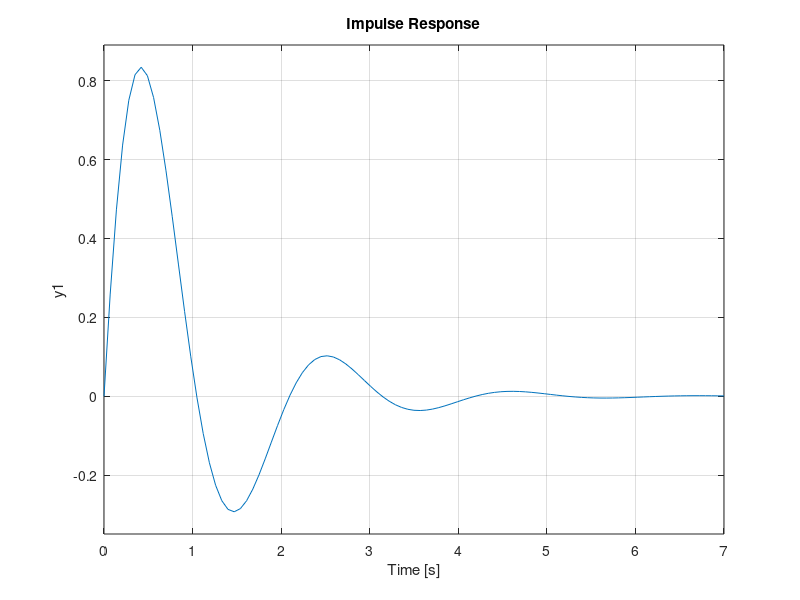

Recreate this plot in MATLAB.
%=============================================================================
% Copyright (c) 2023-present Allan CORNET (Nelson)
%=============================================================================
% This file is part of Nelson.
%=============================================================================
% LICENCE_BLOCK_BEGIN
% SPDX-License-Identifier: LGPL-3.0-or-later
% LICENCE_BLOCK_END
%=============================================================================
% <--WEIGHT 8-->
% <--ADV-CLI MODE-->
%=============================================================================
f = figure();
sys = tf(4, [1 2 10]);
impulse(sys)
%=============================================================================
